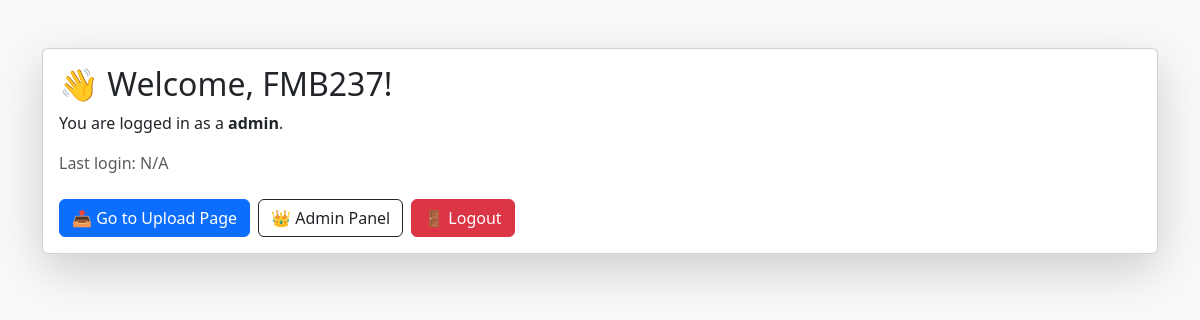
Page / (signed in) on the earlier database version.
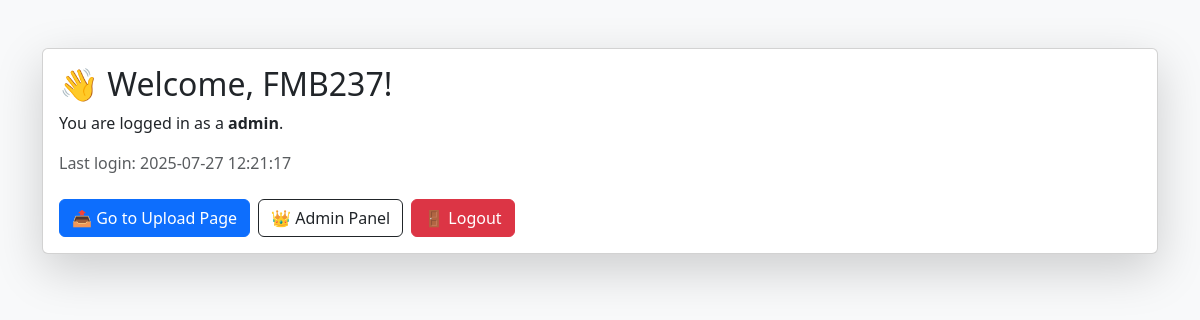
Same page on the later database version.
### tables this page shows
CREATE TABLE users (
            id INTEGER PRIMARY KEY AUTOINCREMENT,
            username TEXT UNIQUE NOT NULL,
            password TEXT NOT NULL,
            role TEXT DEFAULT 'user'
        , last_login TEXT);

### app.py (the view)
@app.route('/')
@login_required
def dashboard():
    user = get_user(current_user.username)
    return render_template('dashboard.html', username=user[1], role=user[3], last_login=user[4])

### app.py (called while the page is built)
@login_manager.user_loader
def load_user(user_id):
    user = get_user_by_id(user_id)
    if user:
        return User(user[0], user[1], user[2], user[3])
    return None

### models.py (called while the page is built)
def get_user(username):
    conn = sqlite3.connect(DB_NAME)
    c = conn.cursor()
    c.execute('SELECT * FROM users WHERE username = ?', (username,))
    user = c.fetchone()
    conn.close()
    return user

def get_user_by_id(user_id):
    conn = sqlite3.connect(DB_NAME)
    c = conn.cursor()
    c.execute('SELECT * FROM users WHERE id = ?', (user_id,))
    user = c.fetchone()
    conn.close()
    return user

### templates/dashboard.html (shortened to what this page needs)
<!DOCTYPE html>
<html lang="en">
<head>
    <link href="https://cdn.jsdelivr.net/npm/bootstrap@5.3.0/dist/css/bootstrap.min.css" rel="stylesheet">
</head>
<body class="bg-light">
<div class="container py-5">
    <div class="card shadow-lg">
        <div class="card-body">
            <h2 class="card-title">👋 Welcome, {{ username }}!</h2>
            <p class="card-text">You are logged in as a <strong>{{ role }}</strong>.</p>
              <p class="text-muted mb-4">
                 Last login:
                         {{ last_login if last_login else "N/A" }}
                                 </p>
            <div class="d-grid gap-2 d-md-flex mt-4">
                <a href="/upload" class="btn btn-primary">📤 Go to Upload Page</a>
                {% if role == 'admin' %}
                    <a href="/admin" class="btn btn-outline-dark">👑 Admin Panel</a>
                {% endif %}
                <a href="/logout" class="btn btn-danger">🚪 Logout</a>
            </div>
        </div>
    </div>
</div>
</body>
</html>

Differences in the rows shown:
changed users "FMB237": last_login (not shown) → "2025-07-27 12:21:17"
Other differences:
{{ last_login if last_login else "N/A" }}: "N/A" → (not shown)
